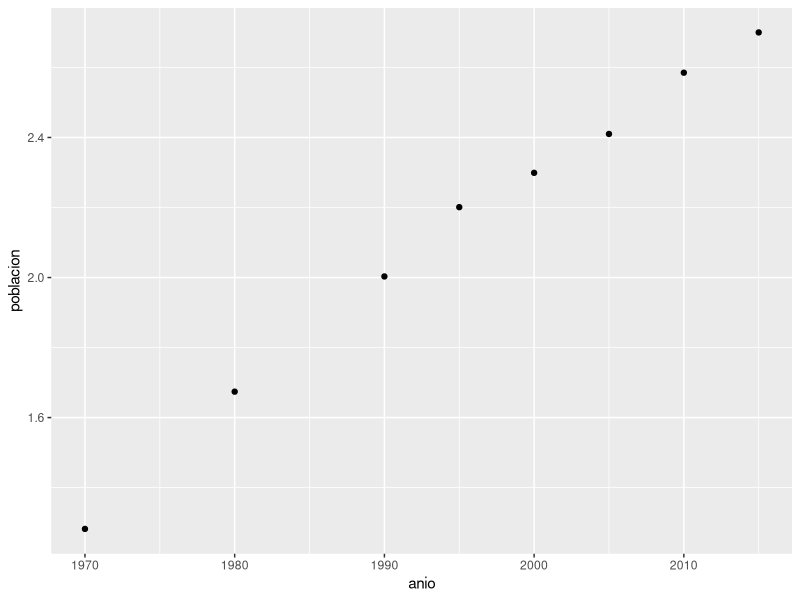

Here is the R script that generated this plot: (Note: this script raises an error after producing the figure.)
## ---- chunk 1
library(knitr)
opts_chunk$set(fig.width=12, fig.height=6, message=FALSE, comment=NA)
## ---- chunk 2
library(dplyr)
library(ggplot2)
## ---- chunk 3
datos <- read.csv("datos.csv")
## ---- chunk 4
n <- dim(datos)[1]
y <- datos$poblacion
tt <- datos$anio
uno <- rep.int(1, n)
## ---- chunk 5
A_lin <- matrix(c(uno, tt), nrow = n)

# Sea C = A^t * A, y  d = A^t * y. Luego, podemos obtener x como C^-1 %*% d, que se implementa como solve(C,d)
C_lin <- t(A_lin) %*% A_lin
d_lin <- t(A_lin) %*% y
x_lin <- solve(C_lin, d_lin)
## ---- chunk 6
b_lin <- x_lin[1]
a_lin <- x_lin[2]
est_lin <- function(x) { b_lin + a_lin * x}
## ---- chunk 7
z_lin <- A_lin %*% x_lin
# Alternativamente, z_lin = est_lin(tt)
err_lin <- (y-z_lin)^2
et_lin <- sqrt(sum(err_lin))
## ---- chunk 8
est_2030_lin <- est_lin(2030)
## ---- chunk 9
ln_y <- log(y)
ln_tt <- log(tt)
## ---- chunk 10
# Defino matriz asociada
A_pot <- matrix(c(uno, ln_tt), nrow = n)

# Sea C = t(A) %*% A,  d = t(A) %*% y x los coeficientes lineales del modelo, tenemos
# C %*% x = d y podemos obtener x como C^-1 %*% d, que se implementa como solve(C,d)
C_pot <- t(A_pot) %*% A_pot
d_pot <- t(A_pot) %*% ln_y
x_pot <- solve(C_pot, d_pot)
## ---- chunk 11
# Extraigo los coeficientes
b_pot <- x_pot[1]
a_pot <- x_pot[2]
# Recupero los coeficientes del modelo no linearizado
b_pot_orig <- exp(b_pot)

est_pot <- function(x) { b_pot_orig * x^a_pot}
## ---- chunk 12
z_pot <- est_pot(tt)
err_pot <- (y-z_pot)^2
et_pot <- sqrt(sum(err_pot))
## ---- chunk 13
# Defino matriz asociada
A_exp <- matrix(c(uno, tt), nrow = n)

C_exp <- t(A_exp) %*% A_exp
d_exp <- t(A_exp) %*% ln_y
x_exp <- solve(C_exp, d_exp)
## ---- chunk 14
# Extraigo los coeficientes
b_exp <- x_exp[1]
a_exp <- x_exp[2]

# Recupero los coeficientes del modelo no linearizado
b_exp_orig <- exp(b_exp)

# Defino est_exp
est_exp <- function(x) { b_exp_orig * exp(a_exp*x)}
## ---- chunk 15
z_exp <- b_exp_orig * exp(tt*a_exp)
err_exp <- (y-z_exp)^2
et_exp <- sqrt(sum(err_exp))
## ---- chunk 16
grafico <- ggplot(datos, aes(x = anio, y = poblacion)) + geom_point()

grafico +
  stat_function(
    fun = fun_lin,
    color = "blue"
  ) +
  stat_function(
    fun = fun_pot,
    color = "red"
  ) +
  stat_function(
    fun = fun_exp,
    color = "green"
  )

